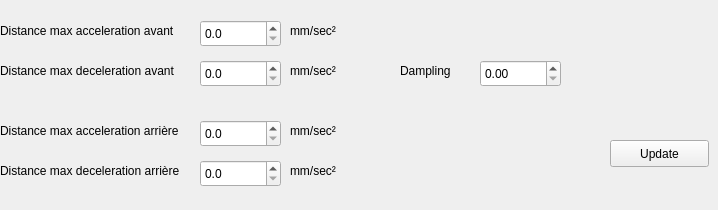
     <widget class="QWidget" name="tab_acc_dec_dist">
      <attribute name="title">
       <string>Acceleration Deceleration distance</string>
      </attribute>
      <widget class="QDoubleSpinBox" name="dist_acc_fw">
       <property name="geometry">
        <rect>
         <x>200</x>
         <y>20</y>
         <width>81</width>
         <height>27</height>
        </rect>
       </property>
       <property name="decimals">
        <number>1</number>
       </property>
       <property name="maximum">
        <double>10000.000000000000000</double>
       </property>
       <property name="singleStep">
        <double>0.100000000000000</double>
       </property>
      </widget>
      <widget class="QLabel" name="label_35">
       <property name="geometry">
        <rect>
         <x>0</x>
         <y>0</y>
         <width>211</width>
         <height>61</height>
        </rect>
       </property>
       <property name="text">
        <string>Distance max acceleration avant</string>
       </property>
       <property name="wordWrap">
        <bool>true</bool>
       </property>
      </widget>
      <widget class="QLabel" name="label_36">
       <property name="geometry">
        <rect>
         <x>290</x>
         <y>20</y>
         <width>121</width>
         <height>21</height>
        </rect>
       </property>
       <property name="text">
        <string>mm/sec²</string>
       </property>
      </widget>
      <widget class="QDoubleSpinBox" name="dist_dec_fw">
       <property name="geometry">
        <rect>
         <x>200</x>
         <y>60</y>
         <width>81</width>
         <height>27</height>
        </rect>
       </property>
       <property name="decimals">
        <number>1</number>
       </property>
       <property name="maximum">
        <double>10000.000000000000000</double>
       </property>
       <property name="singleStep">
        <double>0.100000000000000</double>
       </property>
      </widget>
      <widget class="QLabel" name="label_37">
       <property name="geometry">
        <rect>
         <x>0</x>
         <y>40</y>
         <width>211</width>
         <height>61</height>
        </rect>
       </property>
       <property name="text">
        <string>Distance max deceleration avant</string>
       </property>
       <property name="wordWrap">
        <bool>true</bool>
       </property>
      </widget>
      <widget class="QLabel" name="label_38">
       <property name="geometry">
        <rect>
         <x>290</x>
         <y>60</y>
         <width>121</width>
         <height>21</height>
        </rect>
       </property>
       <property name="text">
        <string>mm/sec²</string>
       </property>
      </widget>
      <widget class="QDoubleSpinBox" name="dist_acc_bw">
       <property name="geometry">
        <rect>
         <x>200</x>
         <y>120</y>
         <width>81</width>
         <height>27</height>
        </rect>
       </property>
       <property name="decimals">
        <number>1</number>
       </property>
       <property name="maximum">
        <double>10000.000000000000000</double>
       </property>
       <property name="singleStep">
        <double>0.100000000000000</double>
       </property>
      </widget>
      <widget class="QLabel" name="label_39">
       <property name="geometry">
        <rect>
         <x>0</x>
         <y>100</y>
         <width>211</width>
         <height>61</height>
        </rect>
       </property>
       <property name="text">
        <string>Distance max acceleration arrière</string>
       </property>
       <property name="wordWrap">
        <bool>true</bool>
       </property>
      </widget>
      <widget class="QLabel" name="label_40">
       <property name="geometry">
        <rect>
         <x>290</x>
         <y>120</y>
         <width>121</width>
         <height>21</height>
        </rect>
       </property>
       <property name="text">
        <string>mm/sec²</string>
       </property>
      </widget>
      <widget class="QLabel" name="label_41">
       <property name="geometry">
        <rect>
         <x>290</x>
         <y>160</y>
         <width>121</width>
         <height>21</height>
        </rect>
       </property>
       <property name="text">
        <string>mm/sec²</string>
       </property>
      </widget>
      <widget class="QLabel" name="label_42">
       <property name="geometry">
        <rect>
         <x>0</x>
         <y>140</y>
         <width>211</width>
         <height>61</height>
        </rect>
       </property>
       <property name="text">
        <string>Distance max deceleration arrière</string>
       </property>
       <property name="wordWrap">
        <bool>true</bool>
       </property>
      </widget>
      <widget class="QDoubleSpinBox" name="dist_dec_bw">
       <property name="geometry">
        <rect>
         <x>200</x>
         <y>160</y>
         <width>81</width>
         <height>27</height>
        </rect>
       </property>
       <property name="decimals">
        <number>1</number>
       </property>
       <property name="maximum">
        <double>10000.000000000000000</double>
       </property>
       <property name="singleStep">
        <double>0.100000000000000</double>
       </property>
      </widget>
      <widget class="QPushButton" name="distance_acc_dec_update_btn">
       <property name="geometry">
        <rect>
         <x>610</x>
         <y>140</y>
         <width>99</width>
         <height>27</height>
        </rect>
       </property>
       <property name="text">
        <string>Update</string>
       </property>
      </widget>
      <widget class="QDoubleSpinBox" name="dist_dampling">
       <property name="geometry">
        <rect>
         <x>480</x>
         <y>60</y>
         <width>81</width>
         <height>27</height>
        </rect>
       </property>
       <property name="decimals">
        <number>2</number>
       </property>
       <property name="maximum">
        <double>10000.000000000000000</double>
       </property>
       <property name="singleStep">
        <double>0.100000000000000</double>
       </property>
      </widget>
      <widget class="QLabel" name="label_43">
       <property name="geometry">
        <rect>
         <x>400</x>
         <y>40</y>
         <width>71</width>
         <height>61</height>
        </rect>
       </property>
       <property name="text">
        <string>Dampling</string>
       </property>
       <property name="wordWrap">
        <bool>true</bool>
       </property>
      </widget>
     </widget>
